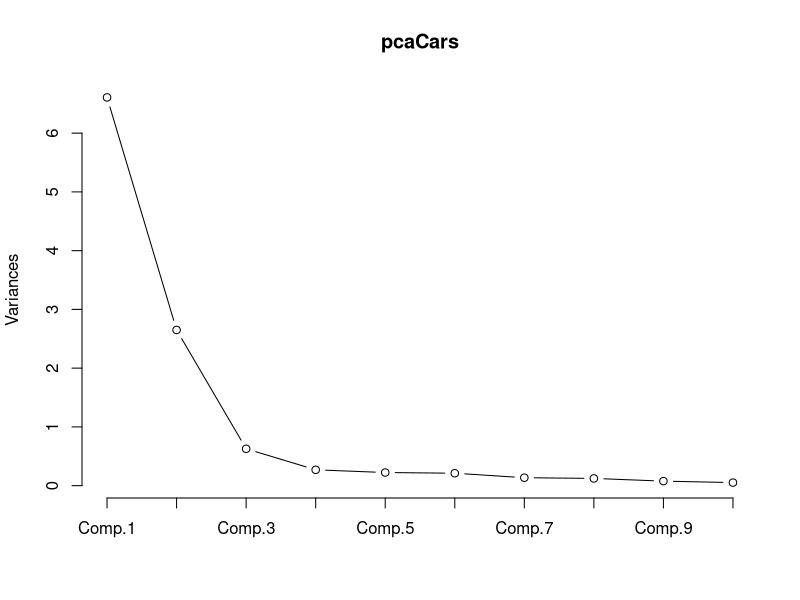

R code for this plot:
# cor = TRUE indicates that PCA is performed on 
# standarized data (mean = 0 , variance = 1 )

pcaCars <- princomp(mtcars, cor= TRUE)

# View objects stored in pcaCars
names(pcaCars)

# Proportion of variance explained
summary(pcaCars)

# Scree plot 
plot(pcaCars, type = "l")